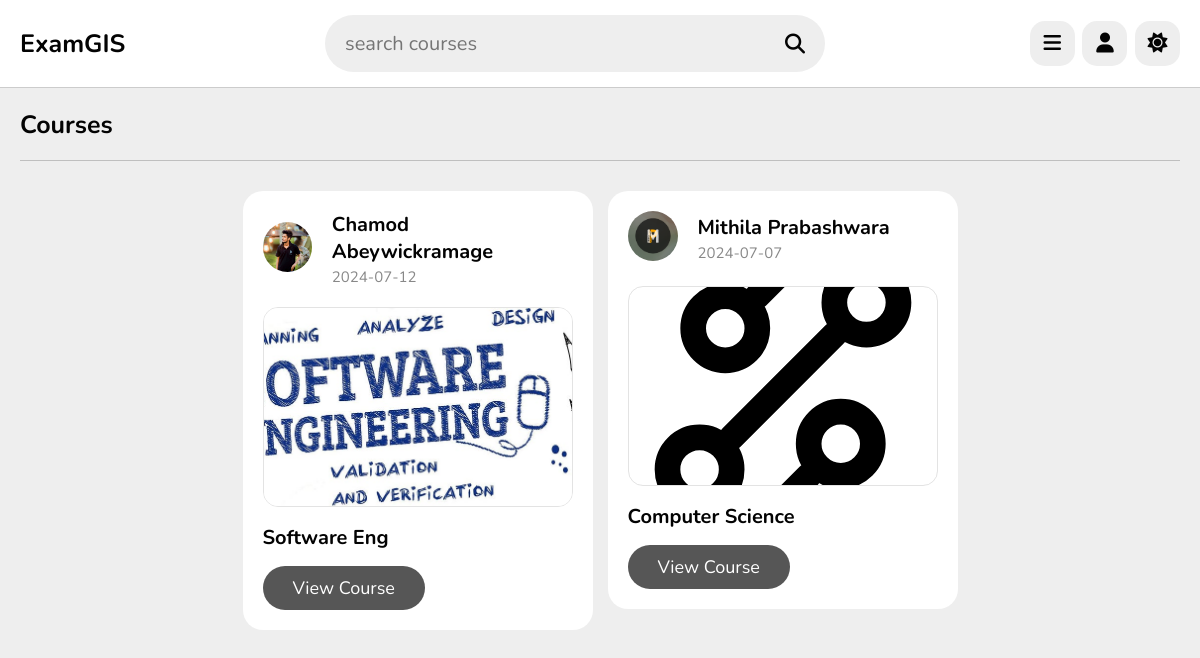
The app's page /courses.php (signed in) with its own data.
### tables this page shows
CREATE TABLE `course` (
  `id` varchar(20) NOT NULL,
  `tutor_id` varchar(20) NOT NULL,
  `title` varchar(100) NOT NULL,
  `description` varchar(1000) NOT NULL,
  `thumb` varchar(100) NOT NULL,
  `date` date NOT NULL DEFAULT current_timestamp(),
  `status` varchar(20) NOT NULL DEFAULT 'deactive'
);

CREATE TABLE `tutors` (
  `id` varchar(20) NOT NULL,
  `name` varchar(50) NOT NULL,
  `profession` varchar(50) NOT NULL,
  `email` varchar(50) NOT NULL,
  `password` varchar(50) NOT NULL,
  `image` varchar(100) NOT NULL
);

### courses.php (the view, shortened to what this page needs)
<?php
include 'components/connect.php';
?>
<!DOCTYPE html>
<html lang="en">
<head>
   <link rel="stylesheet" href="https://cdnjs.cloudflare.com/ajax/libs/font-awesome/6.2.0/css/all.min.css">
   <link rel="stylesheet" href="css/style.css">
</head>
<body>
<?php include 'components/user_header.php'; ?>
<section class="courses">
   <h1 class="heading">Courses</h1>
   <div class="box-container">
      <?php
         $select_courses = $conn->prepare("SELECT * FROM `course` WHERE status = ? ORDER BY date DESC");
         $select_courses->execute(['active']);
         if($select_courses->rowCount() > 0){
            while($fetch_course = $select_courses->fetch(PDO::FETCH_ASSOC)){
               $course_id = $fetch_course['id'];
               $select_tutor = $conn->prepare("SELECT * FROM `tutors` WHERE id = ?");
               $select_tutor->execute([$fetch_course['tutor_id']]);
               $fetch_tutor = $select_tutor->fetch(PDO::FETCH_ASSOC);
      ?>
      <div class="box">
         <div class="tutor">
            <img src="uploaded_files/tutor_thumb/<?= $fetch_tutor['image']; ?>" alt="">
            <div>
               <h3><?= $fetch_tutor['name']; ?></h3>
               <span><?= $fetch_course['date']; ?></span>
            </div>
         </div>
         <img src="uploaded_files/course_thumb/<?= $fetch_course['thumb']; ?>" class="thumb" alt="">
         <h3 class="title"><?= $fetch_course['title']; ?></h3>
         <a href="course_desc.php?get_id=<?= $course_id; ?>" class="inline-btn">view course</a>
      </div>
      <?php
         }
      }else{
         echo '<p class="empty">No courses are added yet!</p>';
      }
      ?>
   </div>
</section>
</body>
</html>

### css/style.css (style rules this page uses)
html { scroll-behavior: smooth; }
:root { --main-color:#565656; --red:#e74c3c; --oragen:#030303; --white:#fff; --black:#030303; --light-color:#888; --light-bg:#eee; --dark-hd:#0000006b; --border:.1rem solid rgba(0,0,0,.2); --transparency-white: rgba(204, 203, 203, 0.603); --transparency-nav-white:rgb(255 255 255 / 54%); }
* { font-family: 'Nunito', sans-serif; margin: 0; padding: 0; box-sizing: border-box; outline: none; border: none; text-decoration: none; }
html { font-size: 62.5%; overflow-x: hidden; }
body { background-color: var(--light-bg); padding-left: 30rem; transition: all 0.3s ease-out; }
section { padding:2rem; max-width: 1200px; margin: 0 auto; }
.btn, .option-btn, .delete-btn, .inline-option-btn, .inline-btn, .inline-delete-btn { border-radius: 45px; padding: 1rem 3rem; font-size: 1.8rem; color: #fff; margin-top: 1rem; text-transform: capitalize; cursor: pointer; text-align: center; }
.inline-btn, .inline-option-btn, .inline-delete-btn { display: inline-block; }
.btn, .inline-btn { background-color: var(--main-color); }
.heading { padding-bottom: 1.8rem; border-bottom: var(--border); font-size: 2.5rem; color: var(--black); text-transform: capitalize; margin-bottom: 3rem; transition: all 0.3s ease-in; }
.courses .box-container { display: grid; grid-template-columns: repeat(auto-fit, 35rem); gap: 1.5rem; align-items: flex-start; justify-content: center; }
.courses .box-container .box { border-radius: 20px; background-color: var(--white); padding: 2rem; }
.courses .box-container .box .tutor { margin-bottom: 2rem; display: flex; align-items: center; gap: 2rem; }
.courses .box-container .box .tutor img { width: 5rem; height: 5rem; border-radius: 50%; object-fit: cover; margin-bottom: .5rem; }
.courses .box-container .box .tutor h3 { font-size: 2rem; color: var(--black); margin-bottom: .2rem; }
.courses .box-container .box .tutor span { font-size: 1.5rem; color: var(--light-color); }
.courses .box-container .box .thumb { width: 100%; border-radius: 15px; height: 20rem; object-fit: cover; margin-bottom: .3rem; border: 1px solid #c9c9c983; }
.courses .box-container .box .title { font-size: 2rem; color: var(--black); margin-top: .5rem; padding: .5rem 0; }
@media (max-width:1200px) { body { padding-left: 0; } }

### records on screen
course: tutor.image (picture), tutor.name "Chamod Abeywickramage", date "2024-07-12", thumb (picture), title "Software Eng"
course: tutor.image (picture), tutor.name "Mithila Prabashwara", date "2024-07-07", thumb (picture), title "Computer Science"
